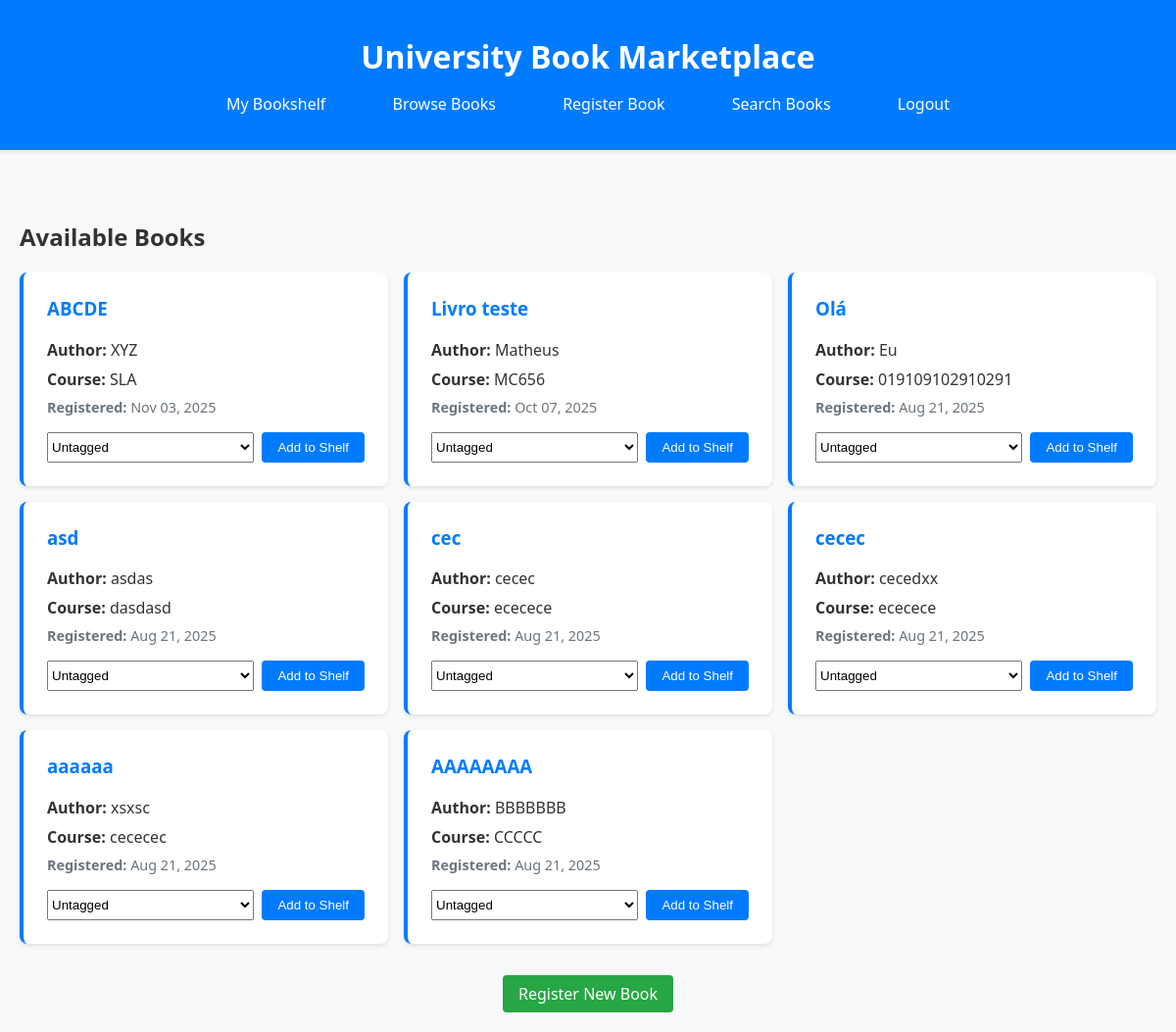
The app's page /books/ (signed in) with its own data.
### books/models.py (models this page shows, shortened)
class Book(models.Model):
    title = models.CharField(max_length=200)
    author = models.CharField(max_length=100)
    course = models.CharField(max_length=100, help_text="University course related to this book")
    created_at = models.DateTimeField(auto_now_add=True)
    updated_at = models.DateTimeField(auto_now=True)
    class Meta:
        ordering = ['-created_at']

### books/views.py (the view)
# urls.py: path('', views.book_list, name='book_list'),
@login_required
def book_list(request):
    books = Book.objects.all()
    return render(request, 'books/book_list.html', {'books': books})

### books/templates/books/book_list.html (shortened to what this page needs)
{% extends 'books/base.html' %}
{% block content %}
<h2>Available Books</h2>
{% if books %}
    <div style="display: grid; grid-template-columns: repeat(auto-fill, minmax(300px, 1fr)); gap: 1rem; margin-top: 1rem;">
        {% for book in books %}
            <div style="background: white; padding: 1.5rem; border-radius: 8px; box-shadow: 0 2px 4px rgba(0,0,0,0.1); border-left: 4px solid #007bff;">
                <h3 style="margin-top: 0; color: #007bff;">{{ book.title }}</h3>
                <p style="margin: 0.5rem 0;"><strong>Author:</strong> {{ book.author }}</p>
                <p style="margin: 0.5rem 0;"><strong>Course:</strong> {{ book.course }}</p>
                <p style="margin: 0.5rem 0; color: #6c757d; font-size: 0.9rem;">
                    <strong>Registered:</strong> {{ book.created_at|date:"M d, Y" }}
                </p>
                <form method="POST" action="{% url 'add_to_shelf' book.id %}" style="margin-top: 1rem;">
                    <div style="display: flex; gap: 0.5rem;">
                        <select name="tag" class="form-control" style="flex: 1;">
                            <option value="0">Untagged</option>
                        </select>
                        <button type="submit" class="btn btn-primary btn-sm">Add to Shelf</button>
                    </div>
                </form>
            </div>
        {% endfor %}
    </div>
{% endif %}
<div style="margin-top: 2rem; text-align: center;">
    <a href="{% url 'register_book' %}" class="btn btn-success">Register New Book</a>
</div>
{% endblock %}

### books/templates/books/base.html (style rules this page uses)
body { font-family: 'Segoe UI', Tahoma, Geneva, Verdana, sans-serif; margin: 0; padding: 0; background-color: #f8f9fa; color: #333; }
.btn { display: inline-block; padding: 0.5rem 1rem; background-color: #007bff; color: white; text-decoration: none; border-radius: 4px; border: none; cursor: pointer; transition: background-color 0.3s; }
.btn-success { background-color: #28a745; }

### records on screen
Book: title "ABCDE", author "XYZ", course "SLA", created_at "Nov 03, 2025"
Book: title "Livro teste", author "Matheus", course "MC656", created_at "Oct 07, 2025"
Book: title "Olá", author "Eu", course "019109102910291", created_at "Aug 21, 2025"
Book: title "asd", author "asdas", course "dasdasd", created_at "Aug 21, 2025"
Book: title "cec", author "cecec", course "ececece", created_at "Aug 21, 2025"
Book: title "cecec", author "cecedxx", course "ececece", created_at "Aug 21, 2025"
Book: title "aaaaaa", author "xsxsc", course "cececec", created_at "Aug 21, 2025"
Book: title "AAAAAAAA", author "BBBBBBB", course "CCCCC", created_at "Aug 21, 2025"
